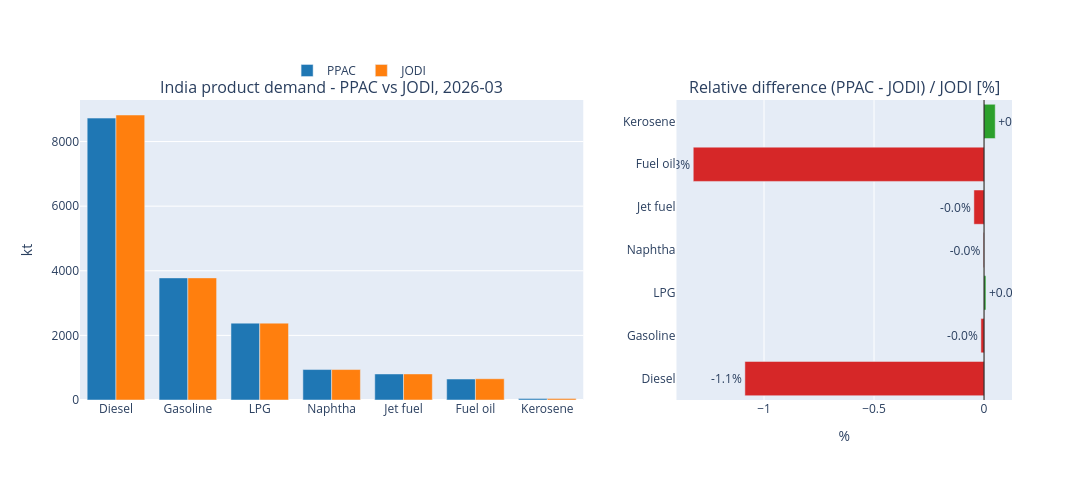

This figure's notebook cell:
### Markdown cell above
### Latest-month snapshot

Side-by-side bars for the most recent overlap month, plus the relative gap. Useful for a "where do they agree right now" gut check before looking at the full history below.

### Code cell
view = compare[compare['month']==latest].sort_values('jodi_kt', ascending=False).reset_index(drop=True)

fig = make_subplots(
    rows=1, cols=2,
    column_widths=[0.6, 0.4],
    subplot_titles=(
        f"India product demand - PPAC vs JODI, {latest}",
        "Relative difference (PPAC - JODI) / JODI [%]",
    ),
)

# Left panel: grouped bars per product. We use the friendly label for x-axis ticks.
fig.add_trace(
    go.Bar(x=view['product_label'], y=view['ppac_kt'], name='PPAC', marker_color='#1f77b4'),
    row=1, col=1,
)
fig.add_trace(
    go.Bar(x=view['product_label'], y=view['jodi_kt'], name='JODI', marker_color='#ff7f0e'),
    row=1, col=1,
)

# Right panel: horizontal % diff. Green = PPAC higher, red = JODI higher.
diff_colors = ['#d62728' if v < 0 else '#2ca02c' for v in view['diff_pct']]
fig.add_trace(
    go.Bar(
        y=view['product_label'], x=view['diff_pct'],
        orientation='h', marker_color=diff_colors,
        name='Diff %', showlegend=False,
        text=[f"{v:+.1f}%" for v in view['diff_pct']], textposition='outside',
    ),
    row=1, col=2,
)
fig.add_vline(x=0, line_color='black', line_width=1, row=1, col=2)

fig.update_yaxes(title_text='kt', row=1, col=1)
fig.update_xaxes(title_text='%', row=1, col=2)
fig.update_layout(
    height=480, width=1100, barmode='group',
    legend=dict(orientation='h', yanchor='bottom', y=1.05, xanchor='center', x=0.3),
)
fig.show()

### Figure 1 — Plotly figure (JSON) as saved in the notebook; plotly's stock layout.template omitted (floating-point values rounded to 4 significant figures)
{"data": [{"marker": {"color": "#1f77b4"}, "name": "PPAC", "type": "bar", "x": ["Diesel", "Gasoline", "LPG", "Naphtha", "Jet fuel", "Fuel oil", "Kerosene"], "xaxis": "x", "y": [8726.0, 3779.0, 2379.0, 943.0, 806.6, 649.3, 44.02], "yaxis": "y"}, {"marker": {"color": "#ff7f0e"}, "name": "JODI", "type": "bar", "x": ["Diesel", "Gasoline", "LPG", "Naphtha", "Jet fuel", "Fuel oil", "Kerosene"], "xaxis": "x", "y": [8822.0, 3780.0, 2379.0, 943.0, 807.0, 658.0, 44.0], "yaxis": "y"}, {"marker": {"color": ["#d62728", "#d62728", "#2ca02c", "#d62728", "#d62728", "#d62728", "#2ca02c"]}, "name": "Diff %", "orientation": "h", "showlegend": false, "text": ["-1.1%", "-0.0%", "+0.0%", "-0.0%", "-0.0%", "-1.3%", "+0.1%"], "textposition": "outside", "type": "bar", "x": [-1.087, -0.01429, 0.008634, -0.002774, -0.04616, -1.322, 0.05081], "xaxis": "x2", "y": ["Diesel", "Gasoline", "LPG", "Naphtha", "Jet fuel", "Fuel oil", "Kerosene"], "yaxis": "y2"}], "layout": {"annotations": [{"font": {"size": 16}, "showarrow": false, "text": "India product demand - PPAC vs JODI, 2026-03", "x": 0.27, "xanchor": "center", "xref": "paper", "y": 1, "yanchor": "bottom", "yref": "paper"}, {"font": {"size": 16}, "showarrow": false, "text": "Relative difference (PPAC - JODI) / JODI [%]", "x": 0.82, "xanchor": "center", "xref": "paper", "y": 1, "yanchor": "bottom", "yref": "paper"}], "barmode": "group", "height": 480, "legend": {"orientation": "h", "x": 0.3, "xanchor": "center", "y": 1.05, "yanchor": "bottom"}, "shapes": [{"line": {"color": "black", "width": 1}, "type": "line", "x0": 0, "x1": 0, "xref": "x2", "y0": 0, "y1": 1, "yref": "y2 domain"}], "width": 1100, "xaxis": {"anchor": "y", "domain": [0, 0.54]}, "xaxis2": {"anchor": "y2", "domain": [0.64, 1], "title": {"text": "%"}}, "yaxis": {"anchor": "x", "domain": [0, 1], "title": {"text": "kt"}}, "yaxis2": {"anchor": "x2", "domain": [0, 1]}}}
